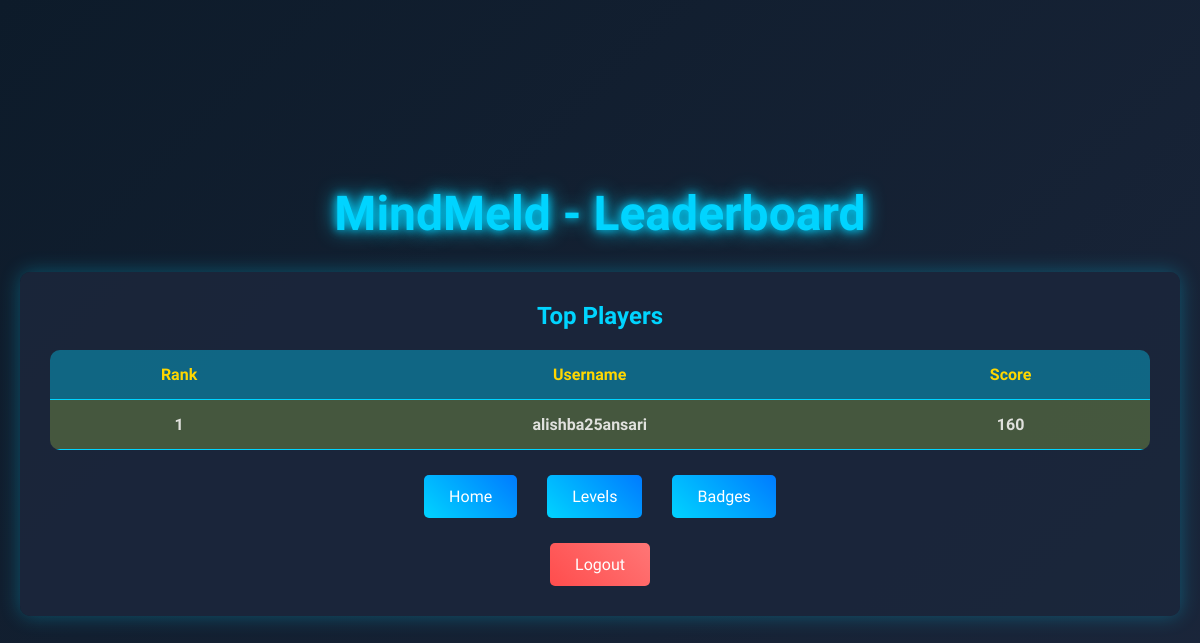
/leaderboard (signed in), run on an earlier commit of the app's database.
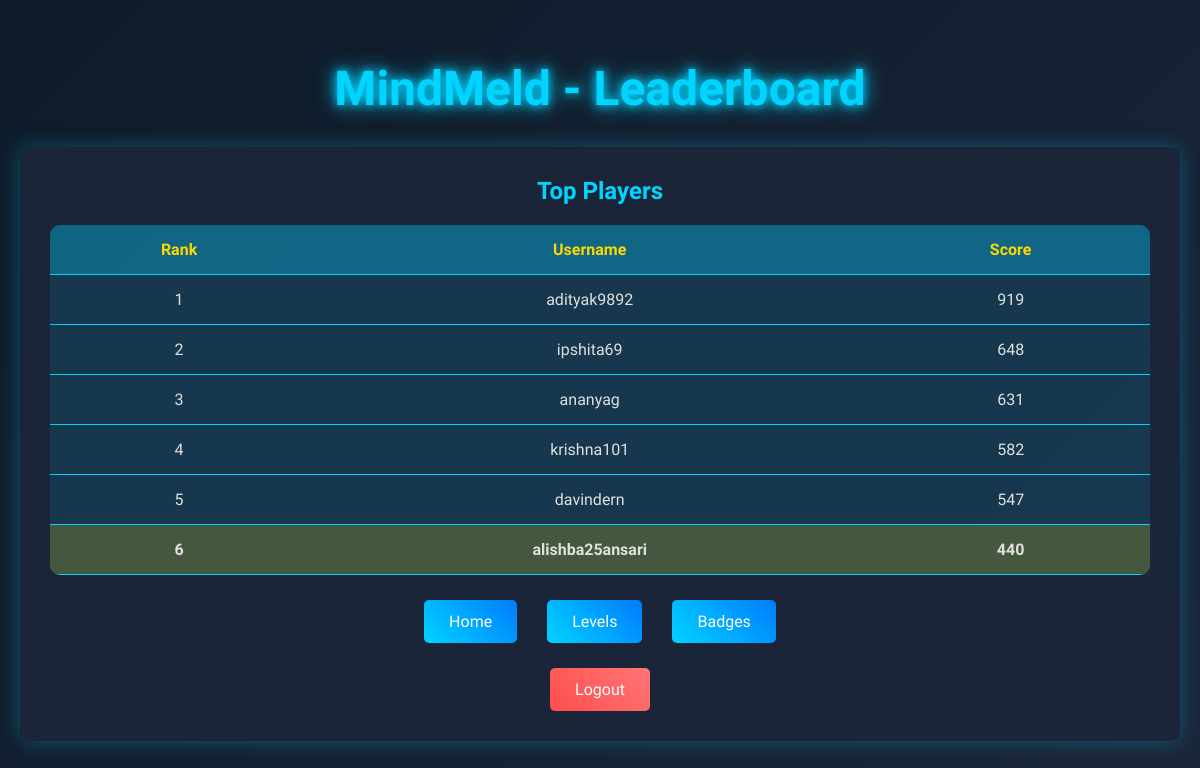
And on a later commit of the database.
### tables this page shows
CREATE TABLE users 
                          (username TEXT PRIMARY KEY, password TEXT, score INTEGER DEFAULT 0, 
                           badges TEXT DEFAULT '', unlocked_levels TEXT DEFAULT '1');

### server.py (the view)
@app.route('/leaderboard')
@login_required
def leaderboard():
    with sqlite3.connect('users.db') as conn:
        cursor = conn.cursor()
        cursor.execute("SELECT username, score FROM users ORDER BY score DESC LIMIT 10")
        leaders = cursor.fetchall()
    return render_template('leaderboard.html', leaders=leaders, username=session['username'])

### server.py (called while the page is built)
def login_required(f):
    @wraps(f)
    def decorated_function(*args, **kwargs):
        if 'username' not in session:
            return redirect(url_for('login'))
        return f(*args, **kwargs)
    return decorated_function

### templates/leaderboard.html (shortened to what this page needs)
<!DOCTYPE html>
<html lang="en">
<head>
    <link rel="stylesheet" href="/static/style.css">
</head>
<body>
    <div class="container">
        <h1 class="title">MindMeld - Leaderboard</h1>
        <div class="menu-box">
            <h2>Top Players</h2>
            <div class="leaderboard">
                <table>
                    <thead>
                        <tr>
                            <th>Rank</th>
                            <th>Username</th>
                            <th>Score</th>
                        </tr>
                    </thead>
                    <tbody>
                        {% for leader in leaders %}
                        <tr class="{{ 'highlight' if leader[0] == username }}">
                            <td>{{ loop.index }}</td>
                            <td>{{ leader[0] }}</td>
                            <td>{{ leader[1] }}</td>
                        </tr>
                        {% endfor %}
                    </tbody>
                </table>
            </div>
            <div class="button-group">
                <a href="{{ url_for('hub') }}" class="home-btn">Home</a>
                <a href="{{ url_for('levels') }}" class="home-btn">Levels</a>
                <a href="{{ url_for('badges') }}" class="home-btn">Badges</a>
            </div>
            <div class="logout-container">
                <a href="{{ url_for('logout') }}" class="logout-btn">Logout</a>
            </div>
        </div>
    </div>
</body>
</html>

### static/style.css (style rules this page uses)
* { margin: 0; padding: 0; box-sizing: border-box; }
body { font-family: 'Orbitron', sans-serif; background: linear-gradient(135deg, #0d1b2a, #1b263b); color: #e0e1dd; min-height: 100vh; display: flex; justify-content: center; align-items: center; overflow-x: hidden; }
.container, .game-container { max-width: 1200px; width: 100%; padding: 20px; text-align: center; }
.title { font-size: 3em; color: #00d4ff; text-shadow: 0 0 10px #00d4ff, 0 0 20px #00d4ff; margin-bottom: 30px; animation: glow 2s infinite alternate; }
h2 { color: #00d4ff; margin-bottom: 20px; }
button, .level-btn, .home-btn { padding: 12px 25px; border: none; border-radius: 5px; background: linear-gradient(45deg, #00d4ff, #007bff); color: #fff; cursor: pointer; font-size: 1em; transition: all 0.3s; margin: 5px; text-decoration: none; display: inline-block; }
.menu-box { background: rgba(27, 38, 59, 0.9); border-radius: 10px; padding: 30px; box-shadow: 0 0 20px rgba(0, 212, 255, 0.3); animation: fadeIn 0.5s ease-in; }
.button-group { display: flex; justify-content: center; gap: 20px; flex-wrap: wrap; margin: 20px 0; }
.logout-container { display: flex; justify-content: center; margin-top: 20px; }
.leaderboard { margin: 20px 0; }
table { width: 100%; border-collapse: collapse; background: rgba(0, 212, 255, 0.1); border-radius: 10px; overflow: hidden; }
th, td { padding: 15px; text-align: center; border-bottom: 1px solid #00d4ff; }
th { background: rgba(0, 212, 255, 0.3); color: #ffd700; }
tr.highlight { background: rgba(255, 215, 0, 0.2); font-weight: bold; }
.logout-btn { padding: 12px 25px; background: linear-gradient(45deg, #ff4d4d, #ff7676); color: #fff; text-decoration: none; border-radius: 5px; transition: all 0.3s; }

What changed in the data, as far as the page shows it:
added users: username "adityak9892", score "919"
added users: username "ipshita69", score "648"
added users: username "ananyag", score "631"
added users: username "krishna101", score "582"
added users: username "davindern", score "547"
changed users "alishba25ansari": score "160" → "440"
